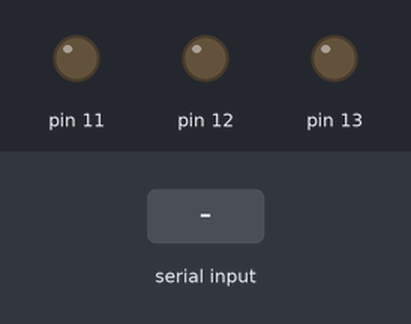
Bench run of a sketch on a simulated Arduino Uno, built with avr-gcc and run on an emulated ATmega328P. Shown: output pins drawn as LEDs (lit = HIGH). The test bench sets the inputs (shaded band).

Above: at 1.2 s.
1.3 s: "ON" received over Serial
At 2.8 s:
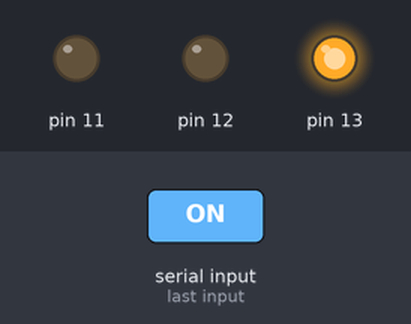
3.8 s: "ON2" received over Serial
At 5.9 s:
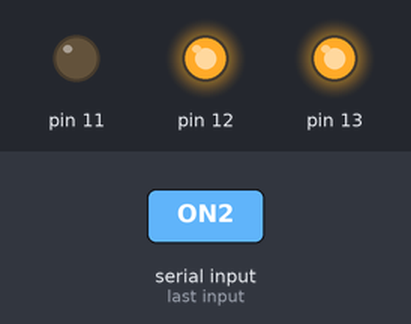
6.3 s: "ON3" received over Serial
At 7.8 s:
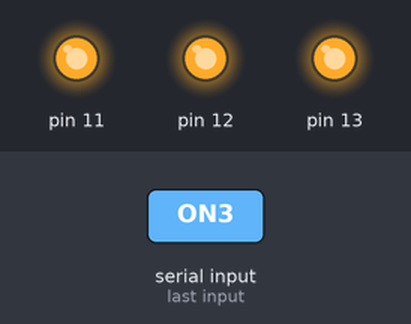
8.8 s: "OFF" received over Serial
At 10.9 s:
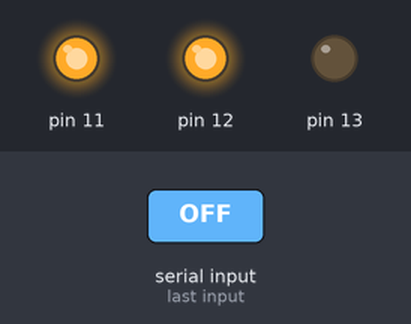
11.3 s: "OFF2" received over Serial
At 12.9 s:
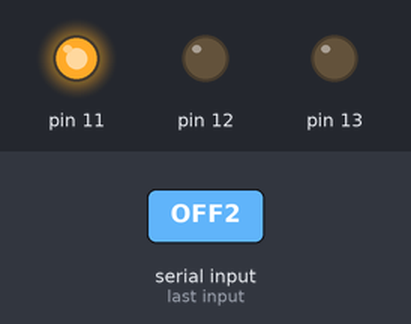
13.8 s: "OFF3" received over Serial
At 16.0 s:
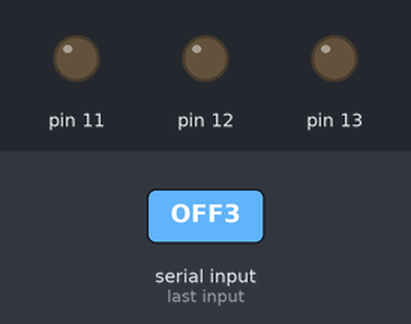
Timing chart, 0 to 17.3 s (numbered marks = the images above; inputs shaded):
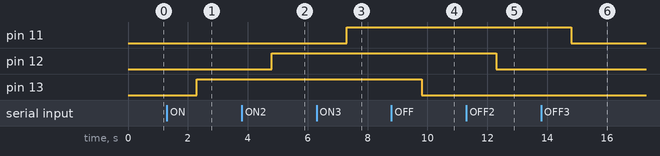

The sketch:

arduino_program.ino
```cpp
String data;
void setup() {
  // put your setup code here, to run once:
  Serial.begin(9600);
  pinMode (13,OUTPUT);
  pinMode (12,OUTPUT);
  pinMode (11,OUTPUT);

}

void loop() {
  // put your main code here, to run repeatedly:
  if (Serial.available())
  {
    data = Serial.readString();
    if (data == "ON")
    {
      digitalWrite(13, HIGH);
    }
    else if (data == "ON2")
    {
      digitalWrite(12, HIGH);
    }
    else if (data == "ON3")
    {
      digitalWrite(11, HIGH);
    }
    else if (data == "OFF")
    {
      digitalWrite(13, LOW);
    }
    else if (data == "OFF2")
    {
      digitalWrite(12, LOW);
    }
    else if (data == "OFF3")
    {
      digitalWrite(11, LOW);
    }
  }

}
```

Measured:
- after the input at 1.3 s, pin 13: LOW → HIGH after 1.0 s
- after the input at 3.8 s, pin 12: LOW → HIGH after 1.0 s
- after the input at 6.3 s, pin 11: LOW → HIGH after 1.0 s
- after the input at 8.8 s, pin 13: HIGH → LOW after 1.0 s
- after the input at 11.3 s, pin 12: HIGH → LOW after 1.0 s
- after the input at 13.8 s, pin 11: HIGH → LOW after 1.0 s
